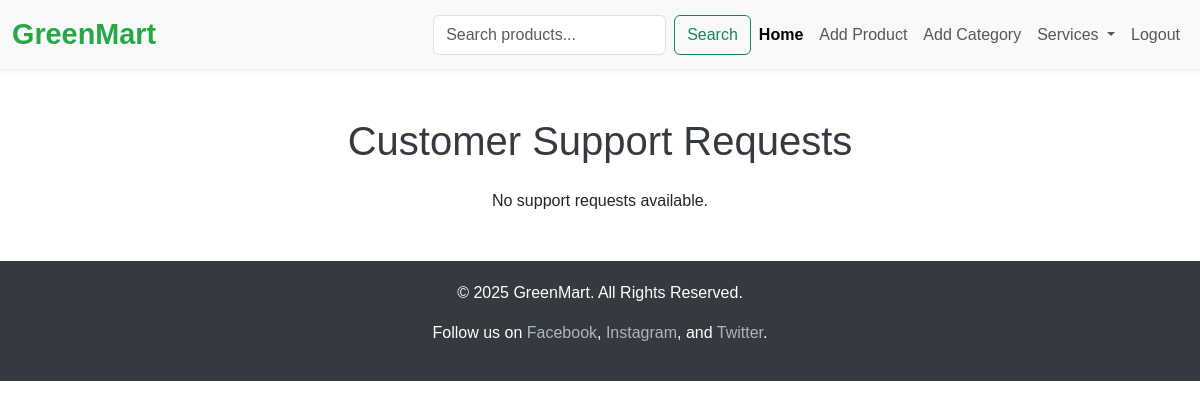
The page /customer_support/ on the database as committed earlier.
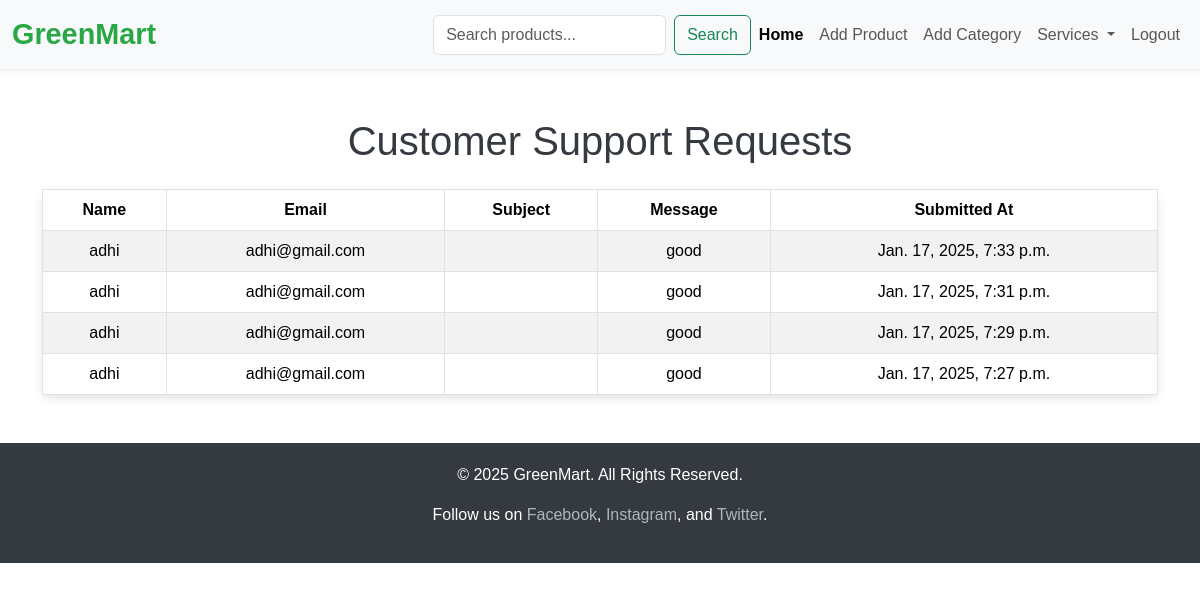
The same page on the database as committed later.
### gm_app/models.py (models this page shows)
class Contact(models.Model):
    name = models.CharField(max_length=100)
    email = models.EmailField()
    message = models.TextField()
    submitted_at = models.DateTimeField(auto_now_add=True)

### gm_app/views.py (the view)
# urls.py: path('customer_support/', views.customer_support, name='customer_support'),
def customer_support(request):
    contact_requests = Contact.objects.all().order_by('-submitted_at')
    return render(request, 'shop/customer_suport.html', {'contact_requests': contact_requests})

### templates/shop/customer_suport.html (shortened to what this page needs)
<!DOCTYPE html>
<html lang="en">
<head>
    <link href="https://cdn.jsdelivr.net/npm/bootstrap@5.3.3/dist/css/bootstrap.min.css" rel="stylesheet">
</head>
<body>
        <nav class="navbar navbar-expand-lg navbar-light bg-light shadow-sm sticky-top">
            <div class="container-fluid">
                <a class="navbar-brand" href="#" style="font-size: 1.8rem; font-weight: bold; color: #28a745;">GreenMart</a>
                <div class="collapse navbar-collapse" id="navbarNav">
                    <ul class="navbar-nav ms-auto">
                    <form class="d-flex ms-3" method="GET" action="{% url 'product_search' %}">
                        <input class="form-control me-2" type="search" name="query" placeholder="Search products..." aria-label="Search">
                        <button class="btn btn-outline-success" type="submit">Search</button>
                    </form>
                        <li class="nav-item">
                            <a class="nav-link active" href="{%url 'shophome'%}" style="font-weight: bold;">Home</a>
                        </li>
                        <li class="nav-item">
                            <a class="nav-link" href="{% url 'addproduct' %}">Add Product</a>
                        </li>
                        <li class="nav-item">
                            <a class="nav-link" href="{% url 'add_category' %}">Add Category</a>
                        </li>
                        <li class="nav-item dropdown">
                            <a class="nav-link dropdown-toggle" href="#" id="servicesDropdown" role="button" data-bs-toggle="dropdown" aria-expanded="false">
                                Services
                            </a>
                        </li>
                        <li class="nav-item">
                        <a class="nav-link" href="{%url 'logout'%}">Logout</a>
                    </li>
                    </ul>
                </div>
            </div>
        </nav>
    <div class="container my-5">
        <h1 class="text-center mb-4">Customer Support Requests</h1>
        {% if contact_requests %}
            <table class="table table-bordered table-striped">
                <thead>
                    <tr>
                        <th>Name</th>
                        <th>Email</th>
                        <th>Subject</th>
                        <th>Message</th>
                        <th>Submitted At</th>
                    </tr>
                </thead>
                <tbody>
                    {% for request in contact_requests %}
                        <tr>
                            <td>{{ request.name }}</td>
                            <td>{{ request.email }}</td>
                            <td>{{ request.subject }}</td>
                            <td>{{ request.message }}</td>
                            <td>{{ request.submitted_at }}</td>
                        </tr>
                    {% endfor %}
                </tbody>
            </table>
        {% else %}
            <p class="text-center">No support requests available.</p>
        {% endif %}
    </div>
    <footer>
        <p>&copy; 2025 GreenMart. All Rights Reserved.</p>
        <p>Follow us on
            <a href="#">Facebook</a>,
            <a href="#">Instagram</a>, and
            <a href="#">Twitter</a>.
        </p>
    </footer>
</body>
</html>

Rows that differ between the two databases and show on the page:
added Contact: name "adhi", email "adhi@gmail.com", message "good", submitted_at "Jan. 17, 2025, 7:33 p.m."
added Contact: name "adhi", email "adhi@gmail.com", message "good", submitted_at "Jan. 17, 2025, 7:31 p.m."
added Contact: name "adhi", email "adhi@gmail.com", message "good", submitted_at "Jan. 17, 2025, 7:29 p.m."
added Contact: name "adhi", email "adhi@gmail.com", message "good", submitted_at "Jan. 17, 2025, 7:27 p.m."
Other text that changed with them:
text no longer shown: "No support requests available."
text now shown: "Name Email Subject Message Submitted At"
